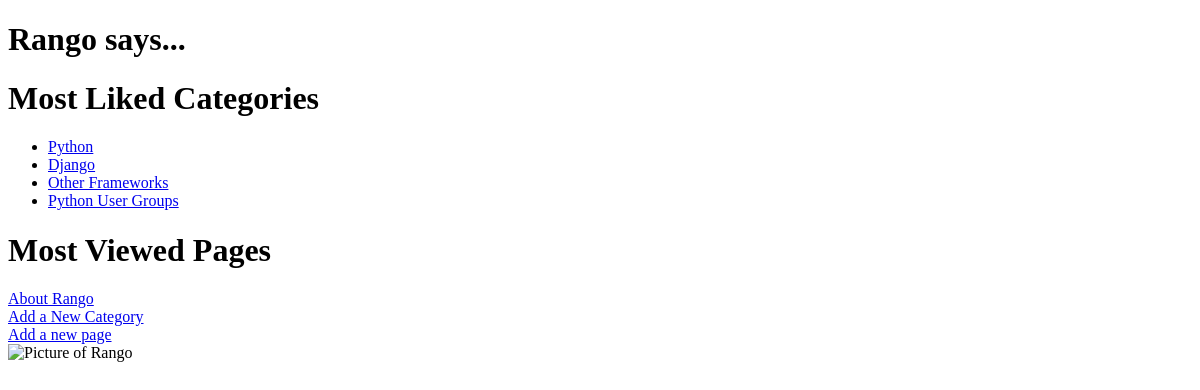
Before: / with the older database file.
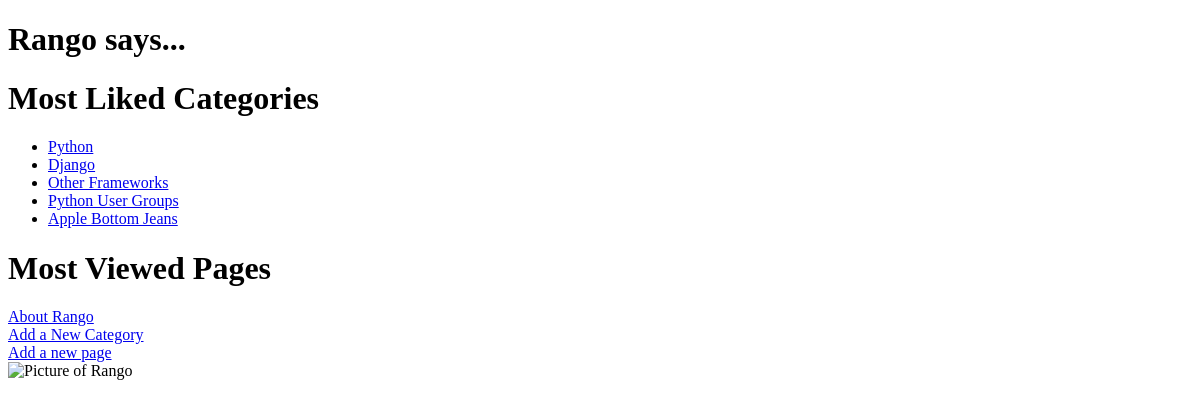
After: the same page with the newer database file.
### rango/models.py (models this page shows, shortened)
class Category(models.Model):
    name = models.CharField(max_length=128, unique=True)
    views = models.IntegerField(default=0)
    likes = models.IntegerField(default=0)
    slug = models.SlugField(unique=True)
    class Meta:
        verbose_name_plural = 'categories'

### rango/views.py (the view)
# urls.py: url(r'^$', views.index , name='index'),
def index(request):
    category_list = Category.objects.order_by('-likes')[:5]
    context_dict = {'categories': category_list}
    return render(request, 'rango/index.html', context_dict)
    category_list = Category.objects.order_by('-likes')[:5]
    pages_list = Page.objects.order_by('-views')[:5]
    context_dict = {'categories': category_list, 'pages': pages_list}
    return render(request, 'rango/index.html', context_dict)

### templates/rango/index.html (shortened to what this page needs)
<!DOCTYPE html>
{% load staticfiles %}
<html>
<head>
</head>
<body>
<h1>Rango says...</h1>
<h1>Most Liked Categories</h1>
<div>
{% if categories %}
<ul>
{% for category in categories %}
<li><a href="/rango/category/{{ category.slug }}">{{ category.name }}</a></li>
{% endfor %}
</ul>
{% else %}
<strong>There are no categories present.</strong>
{% endif %}
</div>
<div>
<h1> Most Viewed Pages </h1>
</div>
<a href="/about/">About Rango</a><br />
<a href="/rango/add_category/"> Add a New Category</a> <br/>
<a href="/rango/add_page/"> Add a new page </a><br />
<img src="{% static "images/rango.jpg" %}" alt="Picture of Rango" />
</body>
</html>

Changed rows visible on the page:
added Category: name "Apple Bottom Jeans"
